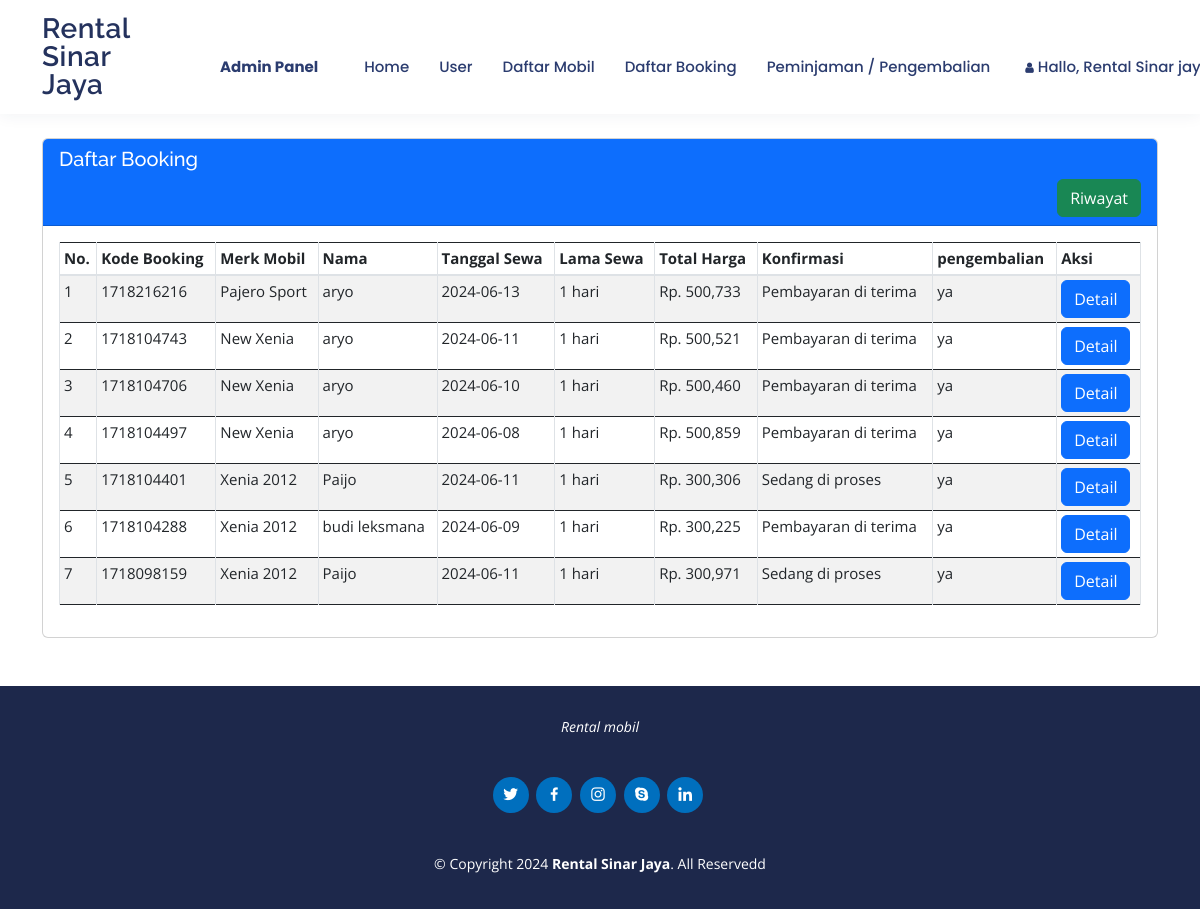
Screenshot of /admin/booking/booking.php?id=4 (signed in) with the database file from the repository.
### tables this page shows
CREATE TABLE `infoweb` (
  `id` int(11) NOT NULL,
  `nama_rental` varchar(255) DEFAULT NULL,
  `telp` varchar(15) DEFAULT NULL,
  `alamat` text DEFAULT NULL,
  `email` varchar(255) DEFAULT NULL,
  `no_rek` text DEFAULT NULL,
  `updated_at` timestamp NOT NULL DEFAULT current_timestamp()
);

CREATE TABLE `booking` (
  `id_booking` int(11) NOT NULL,
  `kode_booking` varchar(255) NOT NULL,
  `id_login` int(11) NOT NULL,
  `id_mobil` int(11) NOT NULL,
  `ktp` varchar(255) NOT NULL,
  `nama` varchar(255) NOT NULL,
  `alamat` varchar(255) NOT NULL,
  `no_tlp` varchar(15) NOT NULL,
  `tanggal` varchar(255) NOT NULL,
  `lama_sewa` int(11) NOT NULL,
  `total_harga` int(11) NOT NULL,
  `konfirmasi_pembayaran` varchar(255) NOT NULL,
  `tgl_input` varchar(255) NOT NULL,
  `pengembalian` varchar(255) NOT NULL
);

CREATE TABLE `mobil` (
  `id_mobil` int(11) NOT NULL,
  `no_plat` varchar(255) NOT NULL,
  `merk` varchar(255) NOT NULL,
  `harga` int(255) NOT NULL,
  `deskripsi` varchar(255) NOT NULL,
  `status` varchar(255) NOT NULL,
  `gambar` text NOT NULL,
  `stok` int(11) DEFAULT NULL
);

### koneksi/koneksi.php (called while the page is built, shortened)
<?php
    $user = 'root';
    $pass = '';
    $koneksi = new PDO("mysql:host=localhost;dbname=db_rental", $user, $pass);
    $url = "http://localhost/rental_mobil/";
    $sql_web = "SELECT * FROM infoweb WHERE id = 1";
    $row_web = $koneksi->prepare($sql_web);
    $row_web->execute();
    $info_web = $row_web->fetch(PDO::FETCH_OBJ);
?>

### admin/booking/booking.php (the view, shortened to what this page needs)
<?php
    require '../../koneksi/koneksi.php';
    $title_web = 'Daftar Booking';
    include '../header.php';
    if(!empty($_GET['id'])){
        $id = strip_tags($_GET['id']);
        $sql = "SELECT mobil.merk, booking.* FROM booking JOIN mobil ON
                booking.id_mobil=mobil.id_mobil WHERE id_login = '$id' ORDER BY id_booking DESC";
    }else{
        $sql = "SELECT * FROM `v_booking`";
    }
    $hasil = $koneksi->query($sql)->fetchAll();
?>
<br>
<br>
<br>
<br>
<div class="container mt-5">
    <div class="card">
        <div class="card-header text-white bg-primary">
            <h5 class="card-title">
            Daftar Booking
            </h5>
            <div class="float-right">
                    <a class="btn btn-success" href="riwayat.php" role="button">Riwayat</a>
                </div>
        </div>
        <div class="card-body">
            <div class="table-responsive">
                <table class="table table-striped table-bordered table-sm">
                    <thead>
                        <tr>
                            <th>No. </th>
                            <th>Kode Booking</th>
                            <th>Merk Mobil</th>
                            <th>Nama </th>
                            <th>Tanggal Sewa </th>
                            <th>Lama Sewa </th>
                            <th>Total Harga</th>
                            <th>Konfirmasi</th>
                            <th>pengembalian</th>
                            <th>Aksi</th>
                        </tr>
                    </thead>
                    <tbody>
                        <?php  $no=1; foreach($hasil as $isi){?>
                        <tr>
                            <td><?php echo $no;?></td>
                            <td><?= $isi['kode_booking'];?></td>
                            <td><?= $isi['merk'];?></td>
                            <td><?= $isi['nama'];?></td>
                            <td><?= $isi['tanggal'];?></td>
                            <td><?= $isi['lama_sewa'];?> hari</td>
                            <td>Rp. <?= number_format($isi['total_harga']);?></td>
                            <td><?= $isi['konfirmasi_pembayaran'];?></td>
                            <td><?= $isi['pengembalian'];?></td>
                            <td>
                                <a class="btn btn-primary" href="bayar.php?id=<?= $isi['kode_booking'];?>"
                                role="button">Detail</a>
                            </td>
                        </tr>
                        <?php $no++;}?>
                    </tbody>
                </table>
            </div>
        </div>
    </div>
</div>
<?php  include '../footer.php';?>

### admin/header.php (shortened to what this page needs)
<?php
    $id_login = $_SESSION['USER']['id_login'];
    $row = $koneksi->prepare("SELECT * FROM login WHERE id_login=?");
    $row->execute(array($id_login));
    $hasil_login = $row->fetch();
?>
<!doctype html>
<html lang="en">
  <head>
        <link rel="stylesheet" href="<?php echo $url;?>assets/css/bootstrap.css" >
    <link rel="stylesheet" href="<?php echo $url;?>assets/css/font-awesome.css" >
    <link href="<?php echo $url;?>assets/vendor/bootstrap/css/bootstrap.min.css" rel="stylesheet">
    <link href="<?php echo $url;?>assets/vendor/bootstrap-icons/bootstrap-icons.css" rel="stylesheet">
    <link href="<?php echo $url;?>assets/vendor/boxicons/css/boxicons.min.css" rel="stylesheet">
    <link href="<?php echo $url;?>assets/vendor/glightbox/css/glightbox.min.css" rel="stylesheet">
    <link href="<?php echo $url;?>assets/vendor/remixicon/remixicon.css" rel="stylesheet">
    <link href="<?php echo $url;?>assets/vendor/swiper/swiper-bundle.min.css" rel="stylesheet">
    <link href="<?php echo $url;?>assets/css/main.css" rel="stylesheet">
    <link href="<?php echo $url;?>assets/css/style.css" rel="stylesheet">
  </head>
  <body>
  <header id="header" class="fixed-top">
    <div class="container d-flex align-items-center justify-content-between">
      <h1 class="logo"><a href="#"><?= $info_web->nama_rental;?> </h1>
      <nav id="navbar" class="navbar">
        <ul>
          <li><a class="nav-link" href=""><span class="sr-only"></span></a></li>
          <li><a class="navbar-brand" href="<?php echo $url;?>admin/"><b>Admin Panel</b></a></li>
          <a class="nav-link" href="<?php echo $url;?>admin/">Home <span class="sr-only">(current)</span></a>
            <li class="nav-item <?php if($title_web == 'User'){ echo 'active';}?>">
                <a class="nav-link" href="<?php echo $url;?>admin/user/index.php">User</a>
            </li>
            <li class="nav-item <?php if($title_web == 'Daftar Mobil'){ echo 'active';}?>
            <?php if($title_web == 'Tambah Mobil'){ echo 'active';}?>
            <?php if($title_web == 'Edit Mobil'){ echo 'active';}?>">
                <a class="nav-link" href="<?php echo $url;?>admin/mobil/mobil.php">Daftar Mobil</a>
            </li>
            <li class="nav-item <?php if($title_web == 'Daftar Booking'){ echo 'active';}?>
            <?php if($title_web == 'Konfirmasi'){ echo 'active';}?>">
                <a class="nav-link" href="<?php echo $url;?>admin/booking/booking.php">Daftar Booking</a>
            </li>
            <li class="nav-item <?php if($title_web == 'Peminjaman'){ echo 'active';}?>">
                <a class="nav-link" href="<?php echo $url;?>admin/peminjaman/peminjaman.php">Peminjaman / Pengembalian</a>
            </li>
          <li class="dropdown"><a href="#"><span><i class="fa fa-user"> </i> Hallo, <?php echo $hasil_login['nama_pengguna'];?></a>
          </li>
        </ul>
      </nav>
    </div>
  </header>

### admin/footer.php (shortened to what this page needs)
  <footer id="footer" class="mt-5">
    <div class="container">
      <p>Rental mobil</p>
      <div class="social-links">
        <a href="#" class="twitter"><i class="bx bxl-twitter"></i></a>
        <a href="#" class="facebook"><i class="bx bxl-facebook"></i></a>
        <a href="#" class="instagram"><i class="bx bxl-instagram"></i></a>
        <a href="#" class="google-plus"><i class="bx bxl-skype"></i></a>
        <a href="#" class="linkedin"><i class="bx bxl-linkedin"></i></a>
      </div>
      <div class="copyright">
        &copy;  Copyright <?= date('Y');?>  <strong><span><?= $info_web->nama_rental;?></span></strong>.  All Reservedd
      </div>
    </div>
  </footer>
  </body>
</html>
</html>

### assets/css/main.css (style rules this page uses)
html, body { height: 100%; margin: 0; padding: 0; font-family: sans-serif; }
body { background: #fff; color: #3a3b39; font-size: 15px; overflow-x: hidden; }

### assets/css/style.css (style rules this page uses)
body { font-family: "Open Sans", sans-serif; color: #444444; }
a { color: #006fbe; text-decoration: none; }
h1, h2, h3, h4, h5, h6 { font-family: "Raleway", sans-serif; }
#header { background: #fff; transition: all 0.5s; z-index: 997; padding: 15px 0; box-shadow: 0px 2px 15px rgba(36, 50, 93, 0.06); }
#header .logo { font-size: 28px; margin: 0; padding: 0; line-height: 1; font-weight: 600; letter-spacing: 0.5px; }
#header .logo a { color: #24325d; }
.navbar { padding: 0; }
.navbar ul { margin: 0; padding: 0; display: flex; list-style: none; align-items: center; }
.navbar li { position: relative; }
.navbar a, .navbar a:focus { display: flex; align-items: center; justify-content: space-between; padding: 10px 0 10px 30px; font-family: "Poppins", sans-serif; font-size: 15px; font-weight: 500; color: #2b3c6f; white-space: nowrap; transition: 0.3s; }
.navbar a:hover, .navbar .active, .navbar .active:focus, .navbar li:hover>a { color: #006fbe; }
#footer { background: #1d284b; color: #fff; font-size: 14px; text-align: center; padding: 30px 0; }
#footer p { font-size: 15; font-style: italic; padding: 0; margin: 0 0 40px 0; }
#footer .social-links { margin: 0 0 40px 0; }
#footer .social-links a { font-size: 18px; display: inline-block; background: #006fbe; color: #fff; line-height: 1; padding: 8px 0; margin-right: 4px; border-radius: 50%; text-align: center; width: 36px; height: 36px; transition: 0.3s; }
#footer .copyright { margin: 0 0 5px 0; }

### rows the page displays
infoweb: nama_rental "Rental Sinar Jaya"
booking: kode_booking "1718216216", id_mobil.merk "Pajero Sport", nama "aryo", tanggal "2024-06-13", lama_sewa "1", total_harga "500,733", konfirmasi_pembayaran "Pembayaran di terima", pengembalian "ya"
booking: kode_booking "1718104743", id_mobil.merk "New Xenia", nama "aryo", tanggal "2024-06-11", lama_sewa "1", total_harga "500,521", konfirmasi_pembayaran "Pembayaran di terima", pengembalian "ya"
booking: kode_booking "1718104706", id_mobil.merk "New Xenia", nama "aryo", tanggal "2024-06-10", lama_sewa "1", total_harga "500,460", konfirmasi_pembayaran "Pembayaran di terima", pengembalian "ya"
booking: kode_booking "1718104497", id_mobil.merk "New Xenia", nama "aryo", tanggal "2024-06-08", lama_sewa "1", total_harga "500,859", konfirmasi_pembayaran "Pembayaran di terima", pengembalian "ya"
booking: kode_booking "1718104401", id_mobil.merk "Xenia 2012", nama "Paijo", tanggal "2024-06-11", lama_sewa "1", total_harga "300,306", konfirmasi_pembayaran "Sedang di proses", pengembalian "ya"
booking: kode_booking "1718104288", id_mobil.merk "Xenia 2012", nama "budi leksmana", tanggal "2024-06-09", lama_sewa "1", total_harga "300,225", konfirmasi_pembayaran "Pembayaran di terima", pengembalian "ya"
booking: kode_booking "1718098159", id_mobil.merk "Xenia 2012", nama "Paijo", tanggal "2024-06-11", lama_sewa "1", total_harga "300,971", konfirmasi_pembayaran "Sedang di proses", pengembalian "ya"

### other values shown
$hasil_login['nama_pengguna'] "Rental Sinar…"
